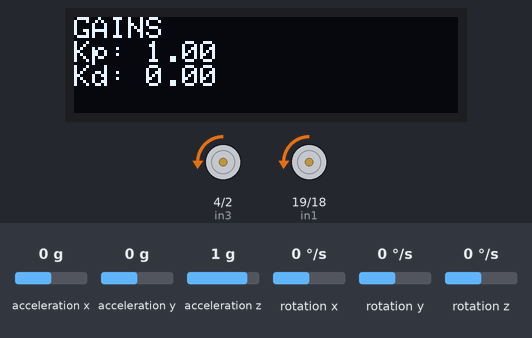
This program was run on a simulated ESP32. On the bench: 128×32 one-colour display, motor-driver pin pairs drawn as motors (green arrow = first pin HIGH = forward, orange = second pin HIGH = backward, longer = more drive). Wiring (inferred from the names in the program): MPU-6050 motion sensor at I2C address 0x68. The inputs (shaded band) are chosen by the test bench; at power-on: acceleration y 0 g, acceleration z 1 g, acceleration x 0 g, rotation x 0 °/s, rotation y 0 °/s, rotation z 0 °/s. WiFi joins after 1.5 s; servers stay silent unless stated; no MQTT or app messages arrive unless stated; what the program prints to the serial monitor is not drawn.

Above: at 2.7 s.
2.8 s: acceleration y set to -1.4 g
At 3.3 s:
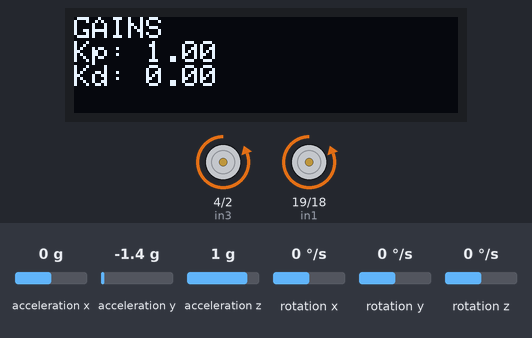
4.3 s: acceleration y set to 0.8 g
At 4.6 s:
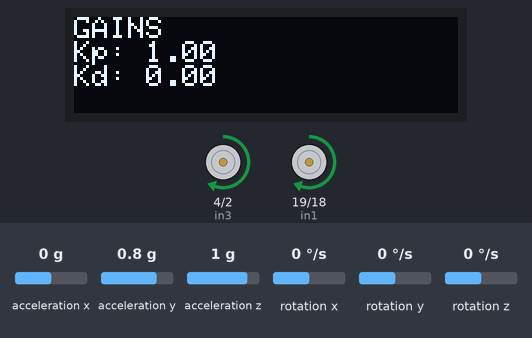
5.8 s: acceleration z set to -1.4 g
At 6.8 s:
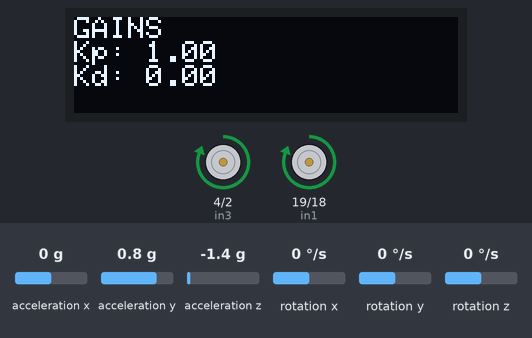
7.3 s: acceleration z set to 1.4 g
At 8.0 s:
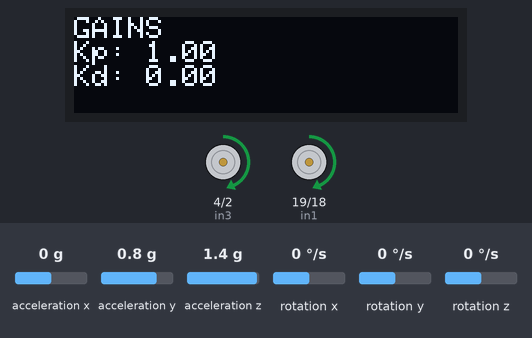
8.8 s: acceleration y set to -0.8 g
At 10.3 s:
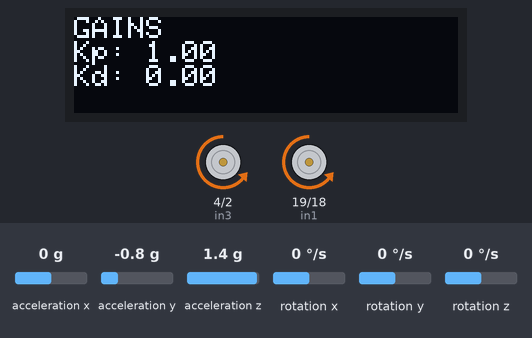
Timing chart, 0 to 11.3 s (numbered marks = the images above; inputs shaded):
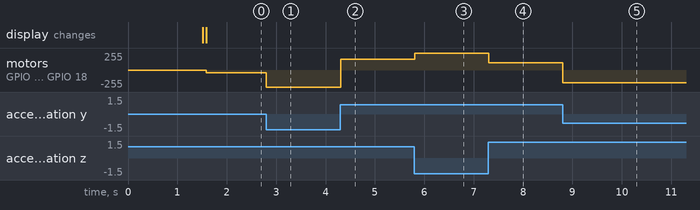

Measured:
- after the input at 2.8 s, motor on GPIO 4 (in3) / GPIO 2 (in4), motor on GPIO 19 (in1) / GPIO 18 (in2): backward 40/255 → backward 255/255 at once
- after the input at 4.3 s, motor on GPIO 4 (in3) / GPIO 2 (in4), motor on GPIO 19 (in1) / GPIO 18 (in2): backward 255/255 → forward 158/255 at once
- after the input at 5.8 s, motor on GPIO 4 (in3) / GPIO 2 (in4), motor on GPIO 19 (in1) / GPIO 18 (in2): forward 158/255 → forward 255/255 at once
- after the input at 7.3 s, motor on GPIO 4 (in3) / GPIO 2 (in4), motor on GPIO 19 (in1) / GPIO 18 (in2): forward 255/255 → forward 112/255 at once
- after the input at 8.8 s, motor on GPIO 4 (in3) / GPIO 2 (in4), motor on GPIO 19 (in1) / GPIO 18 (in2): forward 112/255 → backward 192/255 at once

The program:

main.cpp
```cpp
#include <Arduino.h>
#include <Wire.h>
#include <WiFi.h>
#include <PubSubClient.h>
#include <Adafruit_SSD1306.h>  // Include OLED library

// I2C and MPU6050 variables
const int MPU = 0x68;              // MPU6050 I2C address
float GyroX, GyroY, GyroZ;
float gyroAngleX, gyroAngleY, gyroanglex, GyroX_last, yaw;
float dt, tt, tt_last;
float mqttGyroX, mqttGyroY, mqttGyroZ; // For MQTT task
float loopFrequency = 0;
// Motor control variables
int in1 = 19;
int in2 = 18;
int in3 = 4;
int in4 = 2;
int duty_cycle = 0;
float error = 0;
float max_PWM_angle = 40;
float min_PWM = 50;
float Kp = 1.0;    // Initial value for Kp
float Kp0 = (255-min_PWM)/max_PWM_angle; // normalization value for max PWM at 45 degrees
float Kd = 0;     // Initial value for Kd
float anglex = 0;
float roll = 0;  // Rotation about x-axis

// Timing variables
unsigned long lastMQTTTransmission = 0;

// Wi-Fi and MQTT credentials and settings
const char* ssid = "Tufts_Robot";        // Wi-Fi SSID
const char* password = "";               // Wi-Fi Password
const char* mqtt_server = "10.243.82.33"; // MQTT Broker IP Address
const int mqtt_port = 1883;               // MQTT Broker Port

// Task settings
const int mqttTaskDelayMs = 20;           // MQTT task delay in milliseconds (50Hz)
const int i2cTaskDelayMs = 0.1;           // I2C task delay in milliseconds
const int mqttPublishIntervalMs = 10;     // MQTT data publishing interval (1 second)

// OLED display settings
#define SCREEN_WIDTH 128
#define SCREEN_HEIGHT 32
Adafruit_SSD1306 display(SCREEN_WIDTH, SCREEN_HEIGHT, &Wire);

// MQTT client setup
WiFiClient espClient;
PubSubClient client(espClient);

// Task handles
TaskHandle_t MQTTTask;

// Structure to store gains and a flag for new updates
struct BalancingGains {
  float Kp;
  float Kd;
  bool newGainsAvailable;
};

BalancingGains gains = {1.0, 0.0, false};  // Initialize gains with Kp = 20 and Kd = 0
SemaphoreHandle_t gainsMutex;  // Mutex to protect shared data

// Gyro range options (in degrees per second)
#define MPU6050_RANGE_250_DEG  0b00  // ±250 dps
#define MPU6050_RANGE_500_DEG  0b01  // ±500 dps
#define MPU6050_RANGE_1000_DEG 0b10  // ±1000 dps
#define MPU6050_RANGE_2000_DEG 0b11  // ±2000 dps

// Accelerometer range options (in g)
#define MPU6050_RANGE_2_G  0b00  // ±2g
#define MPU6050_RANGE_4_G  0b01  // ±4g
#define MPU6050_RANGE_8_G  0b10  // ±8g
#define MPU6050_RANGE_16_G 0b11  // ±16g

// DLPF bandwidth options (in Hz)
#define MPU6050_BAND_260_HZ 0b000  // 260 Hz
#define MPU6050_BAND_184_HZ 0b001  // 184 Hz
#define MPU6050_BAND_94_HZ  0b010  // 94 Hz
#define MPU6050_BAND_44_HZ  0b011  // 44 Hz
#define MPU6050_BAND_21_HZ  0b100  // 21 Hz
#define MPU6050_BAND_10_HZ  0b101  // 10 Hz
#define MPU6050_BAND_5_HZ   0b110  // 5 Hz

// Function prototypes
void setGyroRange(uint8_t range);
void setAccelRange(uint8_t range);
void setDLPF(uint8_t bandwidth);
void setup_wifi();
void reconnect();
void MQTTTaskCode(void *pvParameters);
void i2cTask(void *pvParameters);
void motor1(int duty_cycle);
void motor2(int duty_cycle);
void mqttCallback(char* topic, byte* payload, unsigned int length);
void updateOLEDDisplay();

// Function to set the gyroscope range
void setGyroRange(uint8_t range) {
  Wire.beginTransmission(MPU);
  Wire.write(0x1B);  // GYRO_CONFIG register
  Wire.write(range << 3);  // Shift the range value into the correct position
  Wire.endTransmission(true);
}

// Function to set the accelerometer range
void setAccelRange(uint8_t range) {
  Wire.beginTransmission(MPU);
  Wire.write(0x1C);  // ACCEL_CONFIG register
  Wire.write(range << 3);  // Shift the range value into the correct position
  Wire.endTransmission(true);
}

// Function to set the digital low-pass filter bandwidth
void setDLPF(uint8_t bandwidth) {
  Wire.beginTransmission(MPU);
  Wire.write(0x1A);  // CONFIG register
  Wire.write(bandwidth);  // Set the DLPF bandwidth
  Wire.endTransmission(true);
}

// Function to set up Wi-Fi connection
void setup_wifi() {
  delay(10);
  Serial.println("Connecting to WiFi...");
  WiFi.begin(ssid, password);
  while (WiFi.status() != WL_CONNECTED) {
    delay(500);
    Serial.print(".");
  }
  Serial.println("\nWiFi connected");
}

// Function to reconnect to MQTT broker
void reconnect() {
  while (!client.connected()) {
    Serial.println("Attempting MQTT connection...");
    if (client.connect("ESP32Gyro")) {
      Serial.println("Connected to MQTT broker");

      // Subscribe to the topic for receiving gains updates
      client.subscribe("ESP32/gains");

      // Show the current gains after connecting to MQTT
      updateOLEDDisplay();  // Ensure OLED is updated with gains
    } else {
      Serial.print("Failed to connect, rc=");
      Serial.print(client.state());
      Serial.println(". Retrying in 5 seconds...");
      delay(5000);
    }
  }
}

// Motor control functions
void motor1(int duty_cycle) {
  if (duty_cycle < 0) {
    analogWrite(in1, abs(duty_cycle));
    analogWrite(in2, 0);
  } else {
    analogWrite(in1, 0);
    analogWrite(in2, abs(duty_cycle));
  }
}

void motor2(int duty_cycle) {
  if (duty_cycle < 0) {
    analogWrite(in3, abs(duty_cycle));
    analogWrite(in4, 0);
  } else {
    analogWrite(in3, 0);
    analogWrite(in4, abs(duty_cycle));
  }
}

// Function to update OLED display with gains
void updateOLEDDisplay() {
  if (xSemaphoreTake(gainsMutex, portMAX_DELAY)) {
    // Print to Serial for debugging
    Serial.print("Updating OLED Display - Kp: ");
    Serial.print(gains.Kp, 2);
    Serial.print(", Kd: ");
    Serial.println(gains.Kd, 2);

    display.clearDisplay();  // Clear the OLED screen
    display.display();

    // Display the current gains (Kp and Kd)
    display.setTextSize(1);
    display.setCursor(0,0);
    display.println("GAINS"); // Set cursor to start position for Kp
    display.print("Kp: ");
    display.println(gains.Kp, 2);  // Display Kp with 2 decimal places

       // Move to the next line for Kd
    display.print("Kd: ");

    display.print(gains.Kd, 2);  // Display Kd with 2 decimal places

    display.display();  // Push everything to the OLED screen

    xSemaphoreGive(gainsMutex);
  } else {
    Serial.println("Failed to take mutex for OLED update.");
  }
}

// MQTT callback function to process incoming messages
void mqttCallback(char* topic, byte* payload, unsigned int length) {
  if (strcmp(topic, "ESP32/gains") == 0) {
    char payloadString[100];
    strncpy(payloadString, (char*)payload, length);
    payloadString[length] = '\0';  // Null-terminate the string

    char* start = strstr(payloadString, "[");
    char* end = strstr(payloadString, "]");

    if (start != NULL && end != NULL) {
      start++;
      float newKp, newKd;
      if (sscanf(start, "%f,%f", &newKp, &newKd) == 2) {
        // Update Kp and Kd using a mutex to prevent race conditions
        if (xSemaphoreTake(gainsMutex, portMAX_DELAY)) {
          gains.Kp = newKp;
          gains.Kd = newKd;
          gains.newGainsAvailable = true;  // Indicate new gains are ready to be displayed
          xSemaphoreGive(gainsMutex);
        }

        // Update OLED display when new gains are received
        updateOLEDDisplay();

        Serial.print("Updated Kp: ");
        Serial.print(newKp);
        Serial.print(" | Kd: ");
        Serial.println(newKd);
      }
    }
  }
}

// Task to send data via MQTT and process incoming messages
void MQTTTaskCode(void *pvParameters) {
  unsigned long lastPublishTime = 0;  // Time of last data publish

  while (true) {
    if (!client.connected()) {
      reconnect();
    }
    client.loop();  // Handle incoming MQTT messages

    unsigned long now = millis();

    // Publish data periodically
    if (now - lastPublishTime > mqttPublishIntervalMs) {
      lastPublishTime = now;

      // Create a JSON payload with angle estimate, gyro data, and PWM
      char msg[200];
      snprintf(msg, 200,
        "{\"anglex\": %.2f, \"gyroX\": %.2f, \"gyroY\": %.2f, \"gyroZ\": %.2f, \"PWM\": %d}",
        anglex, mqttGyroX, mqttGyroY, mqttGyroZ, duty_cycle);

      // Publish the message to the "ESP32/data" topic
      client.publish("ESP32/data", msg);
    }

    vTaskDelay(1);  // Yield to other tasks
  }
}

// Task for reading IMU data and controlling motors, pinned to core 1
// Global variable to store frequency
void i2cTask(void *pvParameters) {
  while (true) {
    tt = millis();
    dt = tt - tt_last;

    // === Read gyroscope data === //
    Wire.beginTransmission(MPU);
    Wire.write(0x43);  // Gyro data first register address 0x43
    Wire.endTransmission(false);
    Wire.requestFrom(MPU, 6);

    int16_t rawGyroX = (int16_t)(Wire.read() << 8 | Wire.read());
    int16_t rawGyroY = (int16_t)(Wire.read() << 8 | Wire.read());
    int16_t rawGyroZ = (int16_t)(Wire.read() << 8 | Wire.read());

    GyroX = rawGyroX / 131.0;
    GyroY = rawGyroY / 131.0;
    GyroZ = rawGyroZ / 131.0;

    // Calculate roll (angle about x-axis) from accelerometer
    Wire.beginTransmission(MPU);
    Wire.write(0x3B);  // Accelerometer data first register address 0x3B
    Wire.endTransmission(false);
    Wire.requestFrom(MPU, 6);

    int16_t rawAccX = (int16_t)(Wire.read() << 8 | Wire.read());
    int16_t rawAccY = (int16_t)(Wire.read() << 8 | Wire.read());
    int16_t rawAccZ = (int16_t)(Wire.read() << 8 | Wire.read());

    float AccX = rawAccX / 16384.0;
    float AccY = rawAccY / 16384.0;
    float AccZ = rawAccZ / 16384.0;

    gyroanglex = ((GyroX - GyroX_last) * (float)dt / 1000) * (180 / PI);
    roll = atan2(AccY, AccZ) + PI;
    roll = roll * (180 / PI);

    // Angle estimation using complementary filter
    anglex = 0.02 * (anglex - gyroanglex) + 0.98 * roll;

    // Control logic
    error = 180 - anglex;
    duty_cycle = 40 + (Kp*Kp0 * error) + (Kd * (-GyroX));

    // Motor control
    motor1(duty_cycle);
    motor2(duty_cycle);

    // Update shared values for MQTT
    mqttGyroX = GyroX;
    mqttGyroY = GyroY;
    mqttGyroZ = GyroZ;

    // Calculate and print loop frequency

    loopFrequency = 1000.0 / dt;  // Convert period (ms) to frequency (Hz)
    Serial.print("Loop frequency: ");
    Serial.print(loopFrequency);
    Serial.println(" Hz");


    tt_last = tt;
    GyroX_last = GyroX;

    //vTaskDelay(i2cTaskDelayMs);  // Yield to other tasks
  }
}


void setup() {
  Serial.begin(115200);
  Wire.begin();
  Wire.setClock(400000);  // Set I2C clock to 400 kHz for faster communication

  // Initialize motor control pins
  pinMode(in1, OUTPUT);
  pinMode(in2, OUTPUT);
  pinMode(in3, OUTPUT);
  pinMode(in4, OUTPUT);

  // Initialize WiFi and MQTT
  setup_wifi();
  client.setServer(mqtt_server, mqtt_port);
  client.setCallback(mqttCallback);  // Set MQTT callback

  // Initialize the OLED display
  if (!display.begin(SSD1306_SWITCHCAPVCC, 0x3C)) {
    Serial.println(F("SSD1306 allocation failed"));
    for (;;);  // Loop forever if the display fails to initialize
  }
  display.clearDisplay();  // Clear the display buffer
  display.display();
  display.setTextColor(WHITE);
  // Initialize the mutex
  gainsMutex = xSemaphoreCreateMutex();

  // Display the initial gains on the OLED at startup
  updateOLEDDisplay();

  // Start the MQTT task with lower priority and pin it to core 0
  xTaskCreatePinnedToCore(MQTTTaskCode, "MQTT Task", 10000, NULL, 1, &MQTTTask, 0);

  // Start the I2C communication (main loop) task on core 1
  xTaskCreatePinnedToCore(i2cTask, "I2C Task", 10000, NULL, 2, NULL, 1);

  // Initialize the MPU6050
  Wire.beginTransmission(MPU);
  Wire.write(0x6B);
  Wire.write(0x00);  // Wake up MPU6050
  Wire.endTransmission(true);

  // Configure Gyro Range
  setGyroRange(MPU6050_RANGE_1000_DEG);  // Set to ±1000 dps (default)

  // Configure Accelerometer Range
  setAccelRange(MPU6050_RANGE_2_G);  // Set to ±2g (default)

  // Configure Digital Low-Pass Filter
  setDLPF(MPU6050_BAND_94_HZ);  // Set to 94 Hz bandwidth (default)

  Serial.println("MPU6050 configured.");
}

void loop() {
  // Empty because i2cTask is running on core 1
}
```
